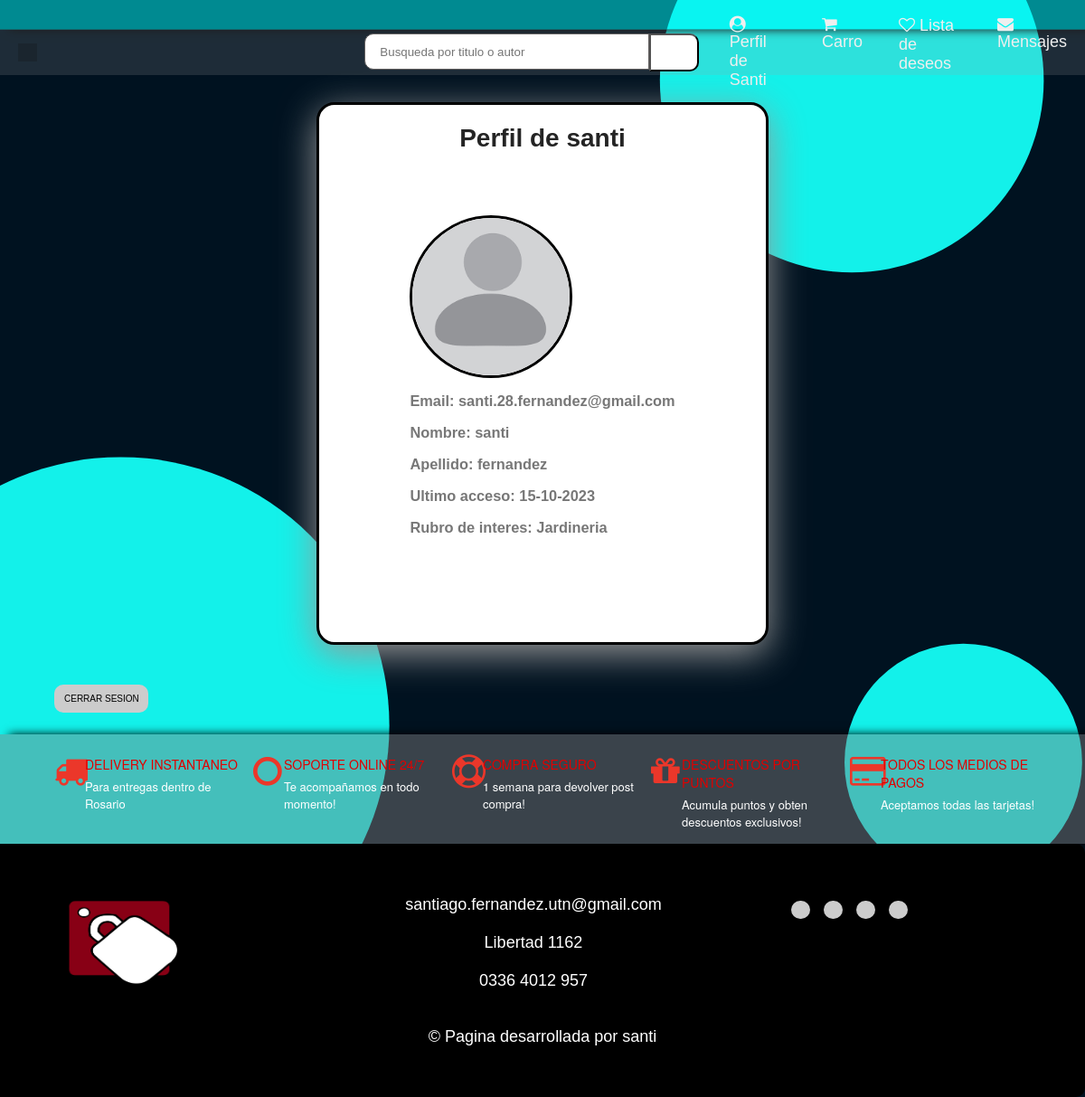
The page /user/ (signed in) on the database as committed earlier.
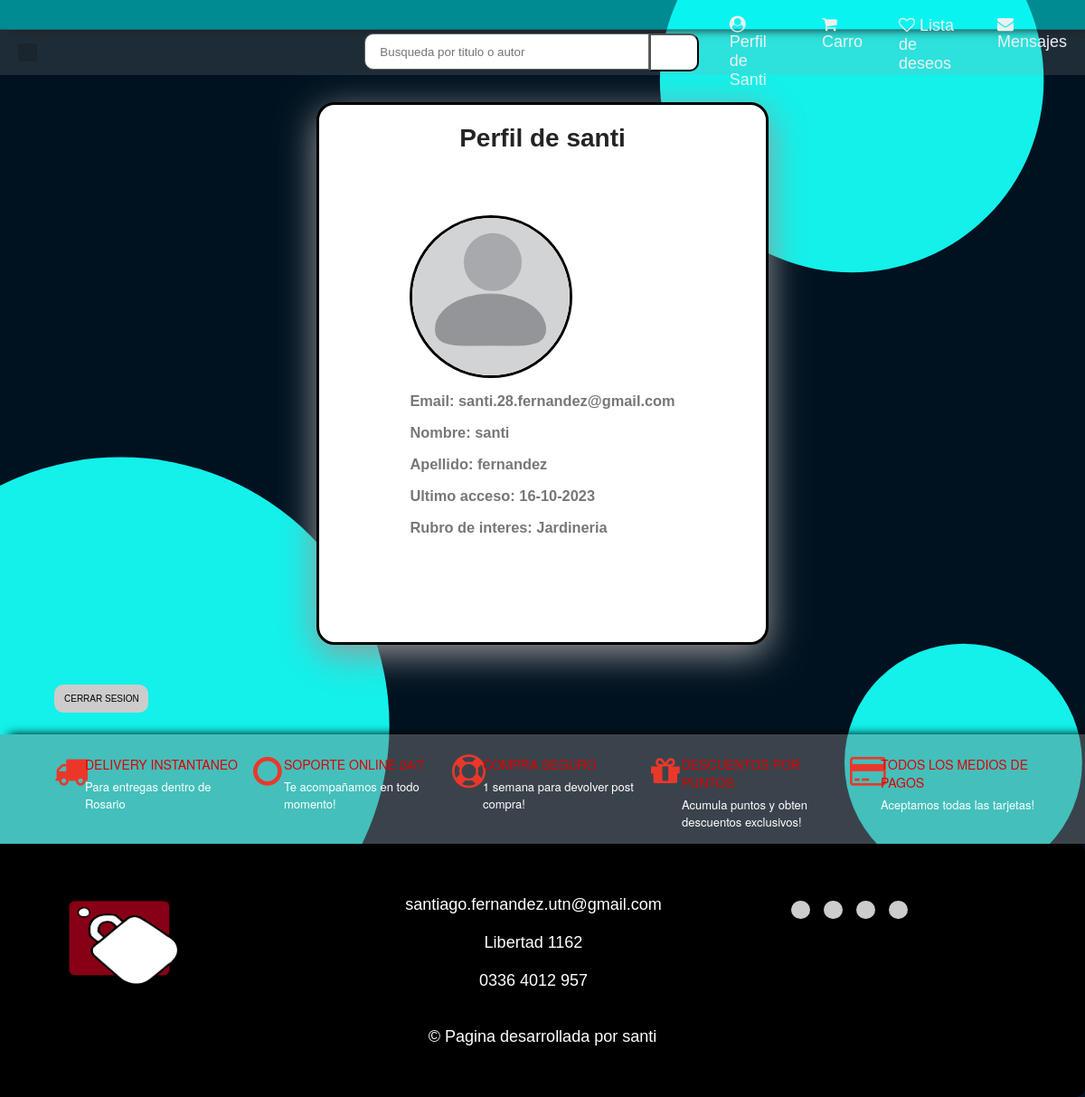
The same page on the database as committed later.
### clients/models.py (models this page shows)
class ClientModel(AbstractUser):
    cuit = models.CharField(max_length=11)
    business_line = models.CharField(choices=BusinessLineChoices.choices, max_length=128, default=BusinessLineChoices.OTROS.value)
    business_line_interes = models.CharField(choices=BusinessLineChoices.choices, max_length=128, default=BusinessLineChoices.OTROS.value)
    is_seller = models.BooleanField(default=False)
    is_buyer = models.BooleanField(default=True)
    state = models.CharField(max_length=128,blank = True, null = True)
    city = models.CharField(max_length=128,blank = True, null = True)
    postal_code = models.CharField(max_length = 4,blank = True, null = True)
    phone_number = models.CharField(max_length = 64)
    avatar = models.ImageField(upload_to="avatar", null = True, blank = True)

### user/views.py (the view, shortened to what this page needs)
# urls.py: path('', UserView.as_view(), name="user"),
class UserView(View):
    def get(self, request):
        user = self.request.user
        return render(request, "user.html", {"user": user})

### templates/user.html (shortened to what this page needs)
{%extends "home.html"%}
{% load humanize %}
{%block content%}
<div class="profile-card">
<div class="title"> <h1>Perfil de {{ user.username }} </h1></div>
  <div class="profile-description">
    <br><br><br><br>
    <div class="profile-picture"><img src="{{ user.avatar.url }}"
      alt="imagen de perfil"  class="profile-image"></div>
    <br>
    <div class="div1"> <h3> Email: {{ user.email }} </h1> </div><br>
      <div class="div1"> <h3> Nombre: {{ user.first_name }} </h1> </div><br>
      <div class="div1"> <h3> Apellido: {{ user.last_name }}</div><br>
    <div class="div1"> <h3> Ultimo acceso: {{ user.last_login|date:"d-m-Y" }}
      </h1> </div><br>
    <div class="div1"> <h3> Rubro de interes: {{ user.business_line_interes }}
      </h1> </div>
    <br><br><br><br><br><br>
  </div>
</div>
<a href="{% url 'logout' %}"><button type="button"class="icon-button-user"id="python-button" data-lang="python">
  CERRAR SESION</button></a>
{%endblock content%}

### templates/home.html (shortened to what the changed rows need)
<html>
  <head>
    {% load static %}
    <link rel="stylesheet" href="https://cdnjs.cloudflare.com/ajax/libs/font-awesome/4.7.0/css/font-awesome.min.css">
    <link rel="stylesheet" href="{% static 'css/home.css' %}" type="text/css" />
    <link rel="stylesheet" href="{% static 'css/user.css' %}" type="text/css" />
    <link rel="stylesheet" href="{% static 'css/cart.css' %}" type="text/css" />
    <link rel="stylesheet" href="{% static 'css/signup.css' %}" type="text/css" />
    <link rel="stylesheet" href="{% static 'css/publication.css' %}" type="text/css" />
    <link rel="stylesheet" href="{% static 'css/chat.css' %}" type="text/css" />
    <link rel="stylesheet" href="{% static 'css/payment.css' %}" type="text/css" />
    <link rel="stylesheet" href="{% static 'css/products.css' %}" type="text/css" />
    {% load humanize %}
  </head>
  <body>
    <div class="nav">
      <div class="nav-links">
          {% if user.is_authenticated %}
            <a href="/user/"><i class="fa fa-user-circle" aria-hidden="true"></i> Perfil de {{ user.username |capfirst }}</a>
            <a href="{%url 'cart'%}"><i class="fa fa-shopping-cart" aria-hidden="true"></i> Carro
            </a>
            <a class="head1mr" href="#"><i class="fa fa-heart-o" aria-hidden="true"></i> Lista de deseos </a>
            <a href="{%url 'chat' %}"><i class="fa fa-envelope"></i> Mensajes</a>
          {% else %}
            <a href="/login/"><i class="fa fa-user-circle-o" aria-hidden="true"></i> Iniciar sesion </a>
          {% endif %}
      </div>
  </div>
    {% block content %}
    {% endblock content %}
  </body>
</html>

Rows that differ between the two databases and show on the page:
changed ClientModel "santi": last_login "15-10-2023" → "16-10-2023"
